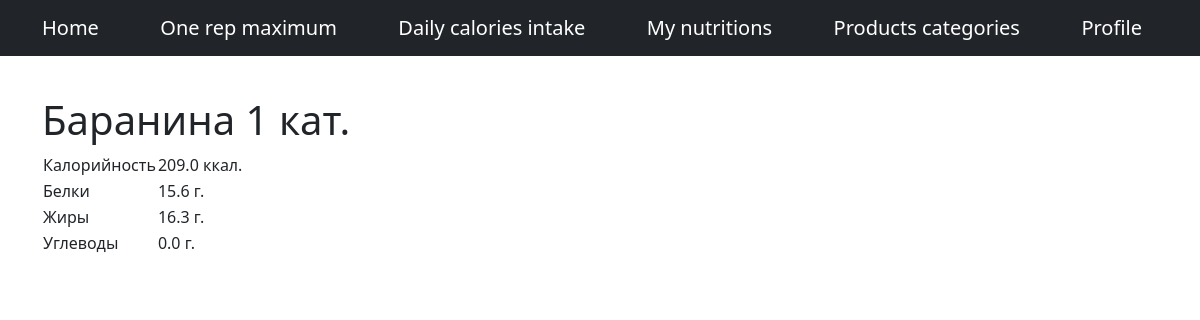
Screenshot of /product/4/ with the database file from the repository.
### calculator/models.py (models this page shows)
class Product(models.Model):
    name = models.CharField(max_length=100)
    calories = models.DecimalField(max_digits=5, decimal_places=1)
    protein = models.DecimalField(max_digits=5, decimal_places=1)
    fat = models.DecimalField(max_digits=5, decimal_places=1)
    carbohydrates = models.DecimalField(max_digits=5, decimal_places=1)
    category = models.ForeignKey('Category', on_delete=models.CASCADE)

### calculator/views.py (the view)
# urls.py: path('product/<int:productid>/', views.product, name='product'),
def product(requests, productid):
    p = Product.objects.get(pk=productid)
    context = context = {
        'title': p.name,
        'product': p,
        'menu': menu,
    }
    return render(requests, 'calculator/product.html', context=context)

### calculator/templates/calculator/product.html
{% extends 'calculator/layout.html'%}
{% block content %}
<div class="container">
    <h1>{{product.name}}</h1>
    <table>
        <tbody>
            <tr>
                <td>Калорийность</td>
                <td>{{product.calories}} ккал.</td>
            </tr>
            <tr>
                <td>Белки</td>
                <td>{{product.protein}} г.</td>
            </tr>
            <tr>
                <td>Жиры</td>
                <td>{{product.fat}} г.</td>
            </tr>
            <tr>
                <td>Углеводы</td>
                <td>{{product.carbohydrates}} г.</td>
            </tr>
        </tbody>
    </table>
</div>
{% endblock %}

### rows the page displays
Product: name "Баранина 1 кат.", calories "209.0", protein "15.6", fat "16.3", carbohydrates "0.0"

### other values shown
{{ m.title }} "Home" "One rep maximum" "Daily calories intake" "My nutritions" "Products categories" "Profile"
